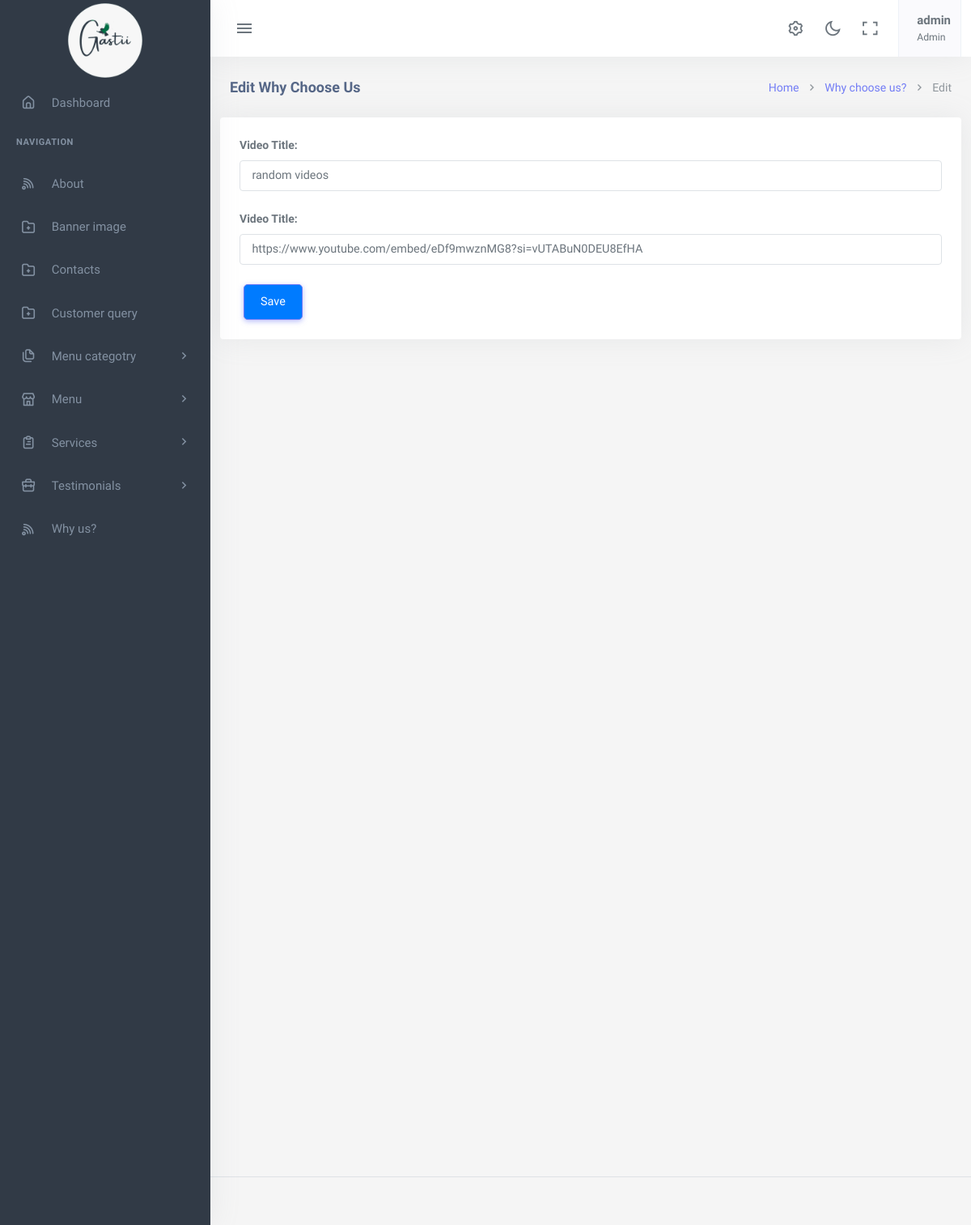
Page /why-us/1/edit/ (signed in) on the committed database.
### app/models.py (models this page shows)
class WhyChooseUs(models.Model):
    videoTitle = models.TextField()
    videoUrl= models.URLField()
    class Meta:
        ordering = ['-id',]

### app/views.py (the view, shortened to what this page needs)
# urls.py: path('why-us/<int:pk>/edit/', views.WhyChooseUsEditView.as_view(), name='why_us-edit'),
@method_decorator([login_required(login_url='login'), superadmin_required], name='dispatch')
class WhyChooseUsEditView(View):
    def get(self, request, pk):
        why_us = get_object_or_404(WhyChooseUs, pk=pk)
        form = Why_UsForm(instance=why_us)
        context = {'why_us': why_us, 'form': form, 'edit_mode': True}
        return render(request, 'app/why_us_edit.html', context)

### app/forms.py
class Why_UsForm(forms.ModelForm):
    class Meta:
        model = WhyChooseUs
        fields = '__all__'

### app/templates/app/why_us_edit.html (shortened to what this page needs)
{% extends 'app/base.html' %}
{% block content %}
    <div class="content-page">
        <div class="content">
            <div class="container-fluid">
                <div class="row">
                    <div class="col-12">
                        <div class="page-title-box">
                            <div class="page-title-right">
                                <ol class="breadcrumb m-0">
                                    <li class="breadcrumb-item"><a href="{%url 'index'%}">Home</a></li>
                                    <li class="breadcrumb-item"><a href="{%url 'why_us-detail' pk=1%}">Why choose us?</a></li>
                                    <li class="breadcrumb-item active">Edit</li>
                                </ol>
                            </div>
                            <h4 class="page-title">Edit Why Choose Us</h4>
                        </div>
                    </div>
                </div>
            </div>
            <div class="card">
                <div class="card-body">
                    <form method="post" class="custom-form">
                        <div class="mb-3">
                            <label for="{{ form.videoTitle.id_for_label }}" class="form-label">Video Title:</label>
                            <input type="text" id="{{ form.videoTitle.id_for_label }}" class="form-control" name="{{ form.videoTitle.name }}" value="{{ form.videoTitle.value }}">
                        </div>
                        <div class="mb-3">
                            <label for="{{ form.videoUrl.id_for_label }}" class="form-label">Video Title:</label>
                            <input type="text" id="{{ form.videoUrl.id_for_label }}" class="form-control" name="{{ form.videoUrl.name }}" value="{{ form.videoUrl.value }}">
                        </div>
                        <button type="submit" class="btn btn-primary">Save</button>
                    </form>
                </div>
            </div>
        </div>
    </div>
{% endblock %}

### app/templates/app/base.html (shortened to what this page needs)
{% load static %}
<!DOCTYPE html>
<html lang="en">
    <head>
        <link rel="stylesheet" href="{% static 'app/assets/vendor/jquery-toast-plugin/jquery.toast.min.css'%}">
        <link href="{% static 'app/assets/css/app-saas.min.css'%}" rel="stylesheet" type="text/css" id="app-style" />
        <link href="{% static 'app/assets/css/icons.min.css'%}" rel="stylesheet" type="text/css" />
        <link href="{% static 'app/assets/vendor/bootstrap-datepicker/css/bootstrap-datepicker.min.css'%}" rel="stylesheet" type="text/css" />
        <link href="{% static 'app/assets/vendor/select2/css/select2.min.css'%}" rel="stylesheet" type="text/css" />
        <link href="{% static 'app/assets/vendor/datatables.net-bs5/css/dataTables.bootstrap5.min.css'%}" rel="stylesheet" type="text/css" />
        <link href="{% static 'app/assets/vendor/datatables.net-responsive-bs5/css/responsive.bootstrap5.min.css'%}" rel="stylesheet" type="text/css" />
        <link href="{% static 'app/assets/css/app-saas.min.css'%}" rel="stylesheet" type="text/css" id="app-style" />
        <link href="{% static 'app/assets/css/icons.min.css'%}" rel="stylesheet" type="text/css" />
        <link href="{% static 'app/assets/vendor/quill/quill.core.css' %}" rel="stylesheet" type="text/css" />
        <link href="{% static 'app/assets/vendor/quill/quill.snow.css' %}" rel="stylesheet" type="text/css" />
        <link href="{% static 'app/assets/vendor/datatables.net-buttons-bs5/css/buttons.bootstrap5.min.css' %}" rel="stylesheet" type="text/css" />
        <link href="{% static 'app/assets/vendor/datatables.net-bs5/css/dataTables.bootstrap5.min.css'%}" rel="stylesheet" type="text/css" />
        <link href="{% static 'app/assets/vendor/datatables.net-responsive-bs5/css/responsive.bootstrap5.min.css'%}" rel="stylesheet" type="text/css" />
        <link href="{% static 'app/assets/vendor/datatables.net-fixedcolumns-bs5/css/fixedColumns.bootstrap5.min.css'%}" rel="stylesheet" type="text/css" />
        <link href="{% static 'app/assets/vendor/datatables.net-fixedheader-bs5/css/fixedHeader.bootstrap5.min.css'%}" rel="stylesheet" type="text/css" />
        <link href="{% static 'app/assets/vendor/datatables.net-buttons-bs5/css/buttons.bootstrap5.min.css'%}" rel="stylesheet" type="text/css" />
        <link href="{% static 'app/assets/vendor/datatables.net-select-bs5/css/select.bootstrap5.min.css'%}" rel="stylesheet" type="text/css" />
        <link href="{% static 'app/assets/css/app-saas.min.css'%}" rel="stylesheet" type="text/css" id="app-style" />
        <link href="{% static 'app/assets/css/icons.min.css'%}" rel="stylesheet" type="text/css" />
        <link href="{% static 'app/assets/vendor/simplemde/simplemde.min.css'%}" rel="stylesheet" type="text/css" />
    </head>
    <link rel="stylesheet" href="https://maxcdn.bootstrapcdn.com/font-awesome/4.7.0/css/font-awesome.min.css">
    <body>
        <div class="wrapper">
            <div class="navbar-custom">
                <div class="topbar container-fluid">
                    <div class="d-flex align-items-center gap-lg-2 gap-1">
                        <button class="button-toggle-menu">
                            <i class="mdi mdi-menu"></i>
                        </button>
                    </div>
                    <ul class="topbar-menu d-flex align-items-center gap-3">
                        <li class="d-none d-sm-inline-block">
                            <a class="nav-link" data-bs-toggle="offcanvas" href="#theme-settings-offcanvas">
                                <i class="ri-settings-3-line font-22"></i>
                            </a>
                        </li>
                        <li class="d-none d-sm-inline-block">
                            <div class="nav-link" id="light-dark-mode" data-bs-toggle="tooltip" data-bs-placement="left" title="Theme Mode">
                                <i class="ri-moon-line font-22"></i>
                            </div>
                        </li>
                        <li class="d-none d-md-inline-block">
                            <a class="nav-link" href="#" data-toggle="fullscreen">
                                <i class="ri-fullscreen-line font-22"></i>
                            </a>
                        </li>
                        <li class="dropdown">
                            <a class="nav-link dropdown-toggle arrow-none nav-user px-2" data-bs-toggle="dropdown" href="#" role="button" aria-haspopup="false" aria-expanded="false">
                                <span class="d-lg-flex flex-column gap-1 d-none">
                                    <h5 class="my-0"> {{request.user.username}}</h5>
                                    <h6 class="my-0 fw-normal">Admin</h6>
                                </span>
                            </a>
                        </li>
                    </ul>
                </div>
            </div>
            <div class="leftside-menu">
                <a href="#" class="logo logo-light">
                    <span class="logo-lg">
                        <img src="{% static 'app/assets/images/logo.png'%}" alt="logo" style="height: 100px;">
                    </span>
                </a>
                <div class="h-100" id="leftside-menu-container" data-simplebar>
                    <ul class="side-nav">
                        <li class="side-nav-item">
                            <a href="{%url 'index'%}" class="side-nav-link">
                                <i class="uil-home-alt"></i>
                                <span> Dashboard </span>
                            </a>
                        </li>
                        <li class="side-nav-title">Navigation</li>
                        <li class="side-nav-item">
                            <a href="{% url 'about-detail' pk=1 %}" class="side-nav-link">
                                <i class="uil-rss"></i>
                                <span> About </span>
                            </a>
                        </li>
                        <li class="side-nav-item">
                            <a href="{% url 'banner-detail' pk=1 %}" class="side-nav-link">
                                <i class="uil-folder-plus"></i>
                                <span>Banner image </span>
                            </a>
                        </li>
                        <li class="side-nav-item">
                            <a href="{% url 'contact-detail' pk=1 %}" class="side-nav-link">
                                <i class="uil-folder-plus"></i>
                                <span>Contacts</span>
                            </a>
                        </li>
                        <li class="side-nav-item">
                            <a href="{% url 'customer-query-list'%}" class="side-nav-link">
                                <i class="uil-folder-plus"></i>
                                <span>Customer query</span>
                            </a>
                        </li>
                        <li class="side-nav-item">
                            <a data-bs-toggle="collapse" href="#sidebarPages" aria-expanded="false" aria-controls="sidebarPages" class="side-nav-link">
                                <i class="uil-copy-alt"></i>
                                <span> Menu categotry</span>
                                <span class="menu-arrow"></span>
                            </a>
                        </li>
                        <li class="side-nav-item">
                            <a data-bs-toggle="collapse" href="#sidebarEcommerce" aria-expanded="false" aria-controls="sidebarEcommerce" class="side-nav-link">
                                <i class="uil-store"></i>
                                <span>Menu</span>
                                <span class="menu-arrow"></span>
                            </a>
                        </li>
                        <li class="side-nav-item">
                            <a data-bs-toggle="collapse" href="#sidebarTasks" aria-expanded="false" aria-controls="sidebarTasks" class="side-nav-link">
                                <i class="uil-clipboard-alt"></i>
                                <span> Services</span>
                                <span class="menu-arrow"></span>
                            </a>
                        </li>
                        <li class="side-nav-item">
                            <a data-bs-toggle="collapse" href="#sidebarProjects" aria-expanded="false" aria-controls="sidebarProjects" class="side-nav-link">
                                <i class="uil-briefcase"></i>
                                <span> Testimonials </span>
                                <span class="menu-arrow"></span>
                            </a>
                        </li>
                        <li class="side-nav-item">
                            <a href="{%url 'why_us-detail' pk=1%}" class="side-nav-link">
                                <i class="uil-rss"></i>
                                <span> Why us? </span>
                            </a>
                        </li>
                    </ul>
                </div>
            </div>
  {% block content %}
  {% endblock  %}
        <footer class="footer">
            <div class="container-fluid">
                <div class="row">
                    <div class="col-md-6">
                    </div>
                    <div class="col-md-6">
                    </div>
                </div>
            </div>
        </footer>
    </div>
        </body>
    </html>

### app/templates/app/base.html (style rules this page uses)
.btn { margin: 0 5px; padding: 10px 20px; border-radius: 5px; cursor: pointer; }
.btn-primary { background-color: #007bff; color: #fff; }

### rows in the picture
WhyChooseUs: videoTitle "random videos", videoUrl "https://www.youtube.com/embed/eDf9mwznMG8?si=vUTABuN0DEU8EfHA"

### other values in the picture
{{ request.user.username }} "admin"
